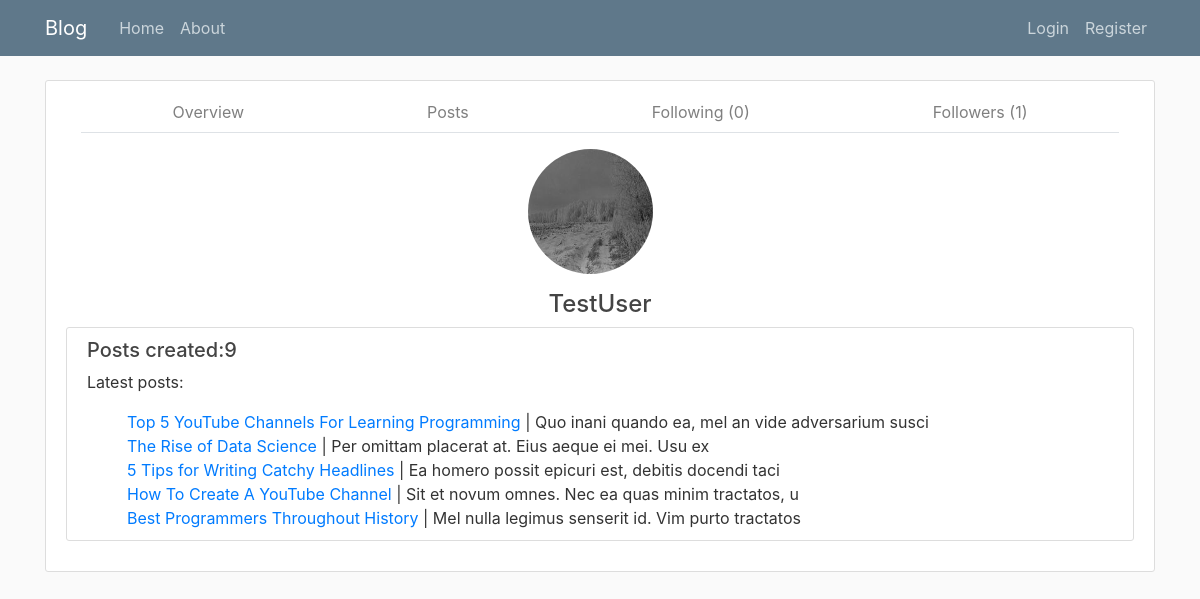
Page /user/TestUser/ on the committed database.
### users/models.py (models this page shows, shortened)
class Profile(models.Model):
    user = models.OneToOneField(User, on_delete = models.CASCADE)
    image = models.ImageField(default='default.jpg', upload_to='profile_pics')
    relationships = models.ManyToManyField('self', through='Relationship',
                                           symmetrical=False,
                                           related_name='related_to')
    def get_relationships(self, status):
        return self.relationships.filter(
            to_people__status=status,
            to_people__from_person=self)
    def get_related_to(self, status):
        return self.related_to.filter(
            from_people__status=status,
            from_people__to_person=self)
    def get_following(self):
        return self.get_relationships(RELATIONSHIP_FOLLOWING)
    def get_followers(self):
        return self.get_related_to(RELATIONSHIP_FOLLOWING)

### blog/models.py (models this page shows, shortened)
class Post(models.Model):
    title = models.CharField(max_length=100)
    content = models.TextField()
    date_posted = models.DateTimeField(default=timezone.now)
    author = models.ForeignKey(User, on_delete=models.CASCADE)
    image = models.ImageField(blank=True, null=True, upload_to='blog_pics')
    tags = TaggableManager()

### users/views.py (the view)
# urls.py: path('user/<str:username>/', user_views.ProfileView.as_view(), name='profile'),
class ProfileView(DetailView, TryView):
    template_name = 'users/profile_overview.html'
    def get_object(self):
        return get_object_or_404(User, username=self.kwargs.get('username'))
    def get_context_data(self, **kwargs):
        user = get_object_or_404(User, username=self.kwargs.get('username'))
        context = super(ProfileView, self).get_context_data(**kwargs)
        context['latest_posts'] = Post.objects.filter(author=user).order_by('-date_posted')[:5]
        context['post_count'] = Post.objects.filter(author=user).count()
        context['follower_count'] = Profile.objects.get(user=user).get_followers().count()
        context['following_count'] = Profile.objects.get(user=user).get_following().count()
        return context

### users/templates/users/profile_overview.html (shortened to what this page needs)
{% extends "blog/base_profile.html" %}
{% load static %}
{% block profile %}
<div class="media-body text-center">
<img class="rounded-circle account-img" src="{{ user.profile.image.url }}">
    <h4>{{ user.username }}</h4>
</div>
<div class="content-section">
    <h5>Posts created:{{ post_count }}</h5>
    <p>Latest posts:</p>
    <ul style="list-style-type:none;">
    {% for post in latest_posts %}
        <li><a href="{% url 'post-detail' post.id %}">{{post.title}}</a>  |  {{post.content|slice:":50"}}</li>
    {% endfor %}
    </ul>
</div>
{% endblock %}

### blog/static/blog/main.css (style rules this page uses)
body { background: #fafafa; color: #333333; margin-top: 5rem; }
h1, h2, h3, h4, h5, h6 { color: #444444; }
ul { margin: 0; }
.content-section { background: #ffffff; padding: 10px 20px; border: 1px solid #dddddd; border-radius: 3px; margin-bottom: 20px; }
.account-img { height: 125px; width: 125px; margin-right: 20px; margin-bottom: 16px; }

### rows in the picture
Post: title "Top 5 YouTube Channels For Learning Programming", content "Quo inani quando ea, mel an vide adversarium susci"
Post: title "The Rise of Data Science", content "Per omittam placerat at. Eius aeque ei mei. Usu ex"
Post: title "5 Tips for Writing Catchy Headlines", content "Ea homero possit epicuri est, debitis docendi taci"
Post: title "How To Create A YouTube Channel", content "Sit et novum omnes. Nec ea quas minim tractatos, u"
Post: title "Best Programmers Throughout History", content "Mel nulla legimus senserit id. Vim purto tractatos"

### other values in the picture
{{ following_count }} "0"
{{ follower_count }} "1"
{{ user.username }} "TestUser"
{{ post_count }} "9"
